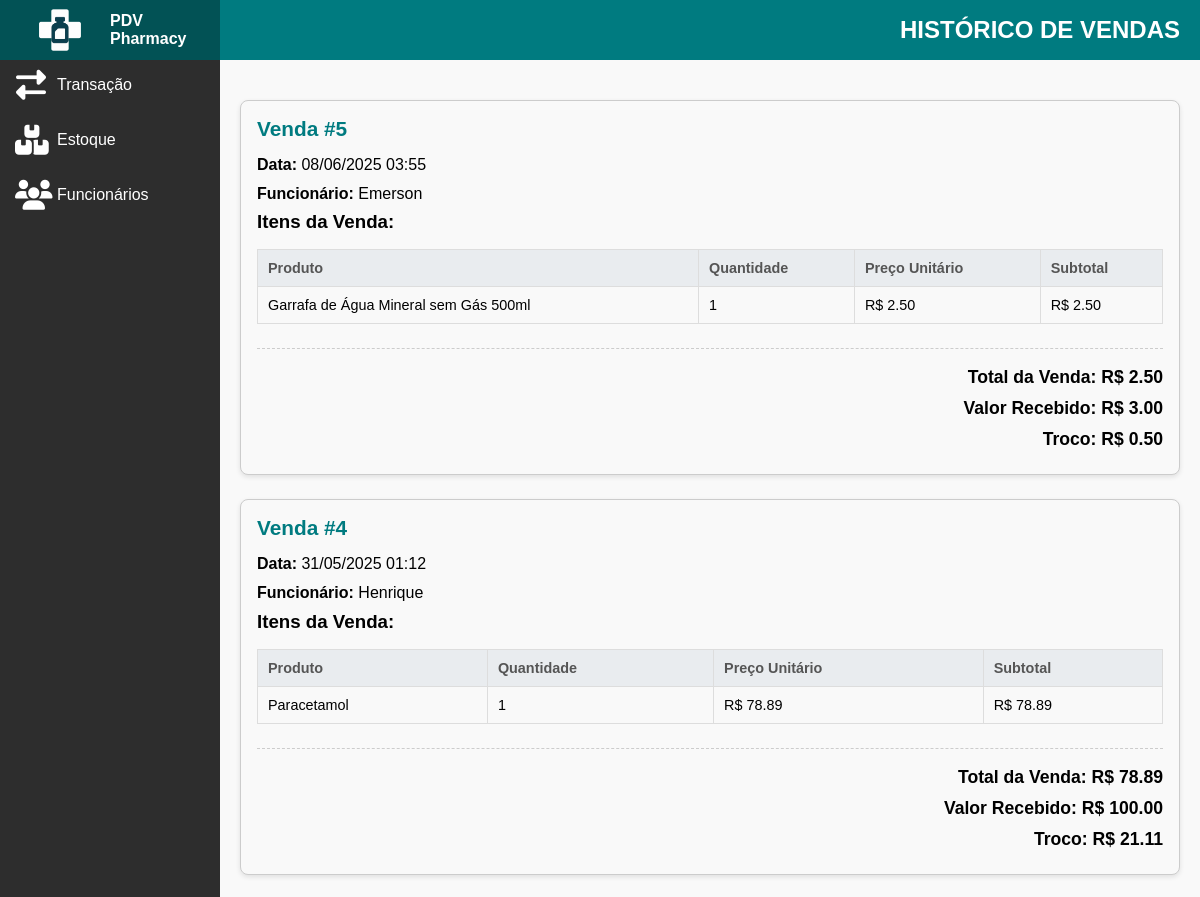
Before: /vendas/historico/ (signed in, upper part) with the older database file.
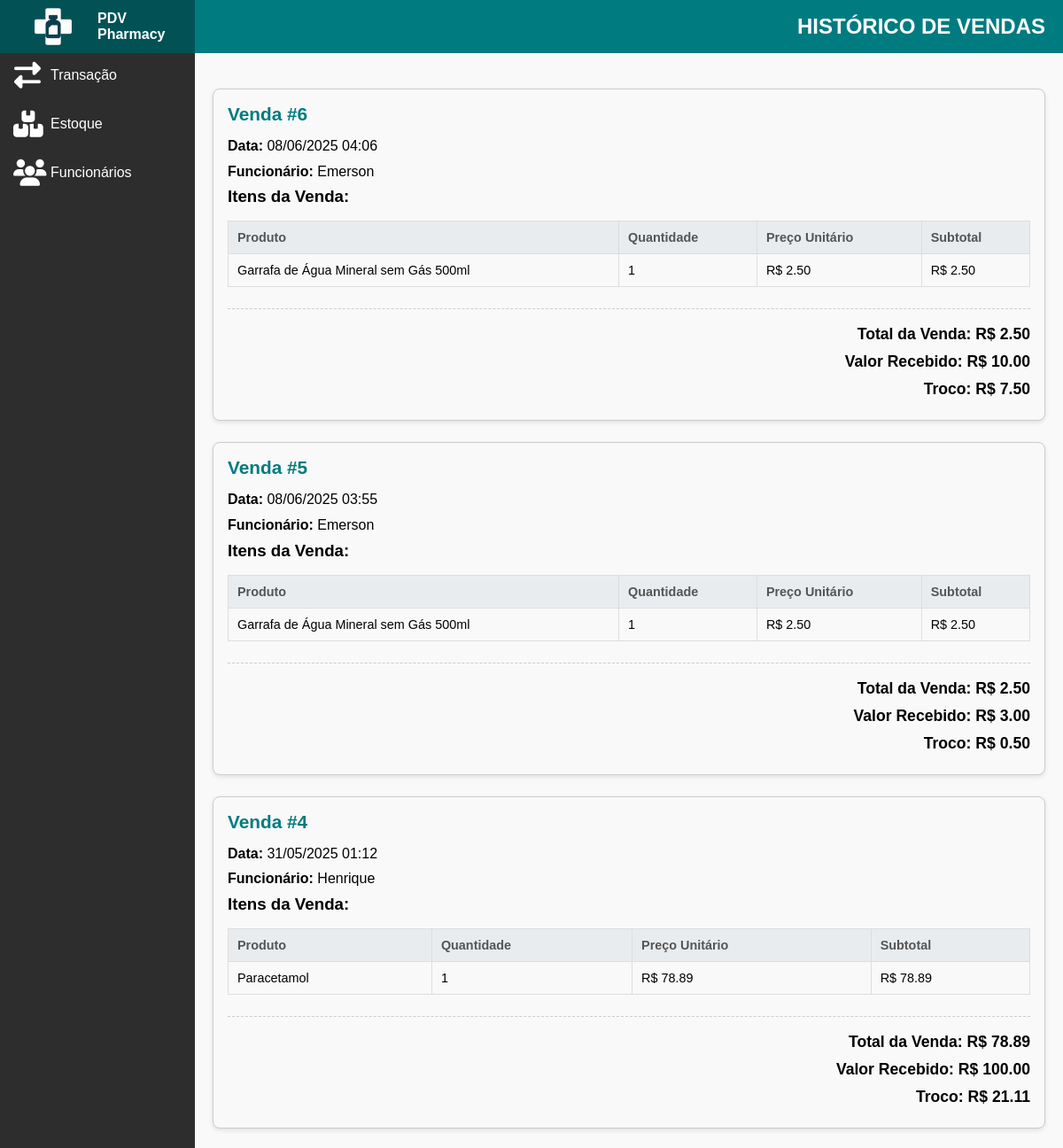
After: the same page with the newer database file.
### vendas/models.py (models this page shows, shortened)
class Venda(models.Model):
    data = models.DateTimeField(auto_now_add=True)
    funcionario = models.ForeignKey(User, on_delete=models.PROTECT)
    total = models.DecimalField(max_digits=10, decimal_places=2)
    valor_recebido = models.DecimalField(max_digits=10, decimal_places=2)
    troco = models.DecimalField(max_digits=10, decimal_places=2)

class ItemVenda(models.Model):
    venda = models.ForeignKey(Venda, related_name='itens', on_delete=models.CASCADE)
    produto = models.ForeignKey(Produto, on_delete=models.PROTECT)
    quantidade = models.PositiveIntegerField()
    preco_unitario = models.DecimalField(max_digits=10, decimal_places=2)
    subtotal = models.DecimalField(max_digits=10, decimal_places=2)

### estoque/models.py (models this page shows, shortened)
class Produto(models.Model):
    CATEGORIAS = [
        ('medicamento', 'Medicamento'),
        ('cosmetico', 'Cosmético'),
        ('suplemento', 'Suplemento'),
        ('higiene', 'Higiene Pessoal'),
        ('perfumaria', 'Perfumaria'),
        ('bem_estar', 'Bem-estar'),
        ('veterinario', 'Produtos Veterinários'),
    ]
    nome = models.CharField(max_length=100)
    descricao = models.TextField(blank=True)
    preco = models.DecimalField(max_digits=10, decimal_places=2)
    categoria = models.CharField(max_length=100, choices=CATEGORIAS)
    codigo_barras = models.CharField(max_length=100, unique=True)
    imagem = models.ImageField(upload_to='produtos/', blank=True, null=True)
    quantidade_estoque = models.PositiveIntegerField(default=0)
    ativo = models.BooleanField(default=True)

### vendas/views.py (the view)
# urls.py: path('historico/', views.historico_vendas, name='historico_vendas'),
@login_required
def historico_vendas(request):
    vendas = Venda.objects.select_related('funcionario').prefetch_related('itens__produto').order_by('-data')
    return render(request, 'vendas/historico.html', {'vendas': vendas})

### templates/vendas/historico.html (shortened to what this page needs)
{% load static %}
{% load tz %}
<html lang="pt-br">
<head>
    <link rel="stylesheet" href="https://cdnjs.cloudflare.com/ajax/libs/font-awesome/6.4.0/css/all.min.css"/>
    <link rel="stylesheet" href="{% static 'css/style_vendas_historico.css' %}">
</head>
<body>
    <div class="sidebar">
        <div class="sidebar-top">
            <img src="{% static 'img/logo-icon.png' %}" alt="Logo PDV Farma" class="logo">
            <span class="logo-text">PDV Pharmacy</span>
        </div>
        <a href="{% url 'nova_venda' %}"><i class="fas fa-exchange-alt"></i><span>Transação</span></a>
        <a href="{% url 'listar_produtos' %}"><i class="fas fa-boxes"></i><span>Estoque</span></a>
        <a href="{% url 'listar_funcionarios' %}"> <i class="fas fa-users"></i> <span>Funcionários</span></a>
    </div>
    <div class="main-content">
        <div class="topbar">
            HISTÓRICO DE VENDAS
        </div>
        <div class="history-container">
            {% if vendas %}
                {% for venda in vendas %}
                    <div class="venda-card">
                        <h2>Venda #{{ venda.id }}</h2>
                        <p><strong>Data:</strong> {{ venda.data|date:"d/m/Y H:i" }}</p>
                        <p><strong>Funcionário:</strong> {{ venda.funcionario.first_name }}</p>
                        <h3>Itens da Venda:</h3>
                        <table>
                            <thead>
                                <tr>
                                    <th>Produto</th>
                                    <th>Quantidade</th>
                                    <th>Preço Unitário</th>
                                    <th>Subtotal</th>
                                </tr>
                            </thead>
                            <tbody>
                                {% for item in venda.itens.all %}
                                    <tr>
                                        <td>{{ item.produto.nome }}</td>
                                        <td>{{ item.quantidade }}</td>
                                        <td>R$ {{ item.preco_unitario|floatformat:2 }}</td>
                                        <td>R$ {{ item.subtotal|floatformat:2 }}</td>
                                    </tr>
                                {% empty %}
                                    <tr>
                                        <td colspan="4">Nenhum item nesta venda.</td>
                                    </tr>
                                {% endfor %}
                            </tbody>
                        </table>
                        <div class="total-info">
                            <p><strong>Total da Venda:</strong> R$ {{ venda.total|floatformat:2 }}</p>
                            <p><strong>Valor Recebido:</strong> R$ {{ venda.valor_recebido|floatformat:2 }}</p>
                            <p><strong>Troco:</strong> R$ {{ venda.troco|floatformat:2 }}</p>
                        </div>
                    </div>
                {% endfor %}
            {% else %}
                <p class="no-sales">Nenhuma venda encontrada no histórico.</p>
            {% endif %}
        </div>
    </div>
</body>
</html>

Changed rows visible on the page:
added Venda: id "6", data "08/06/2025 04:06", funcionario.first_name "Emerson", total "2.50", valor_recebido "10.00", troco "7.50"
added ItemVenda: produto.nome "Garrafa de Água Mineral sem Gás 500ml", quantidade "1", preco_unitario "2.50", subtotal "2.50", shown under "6"
